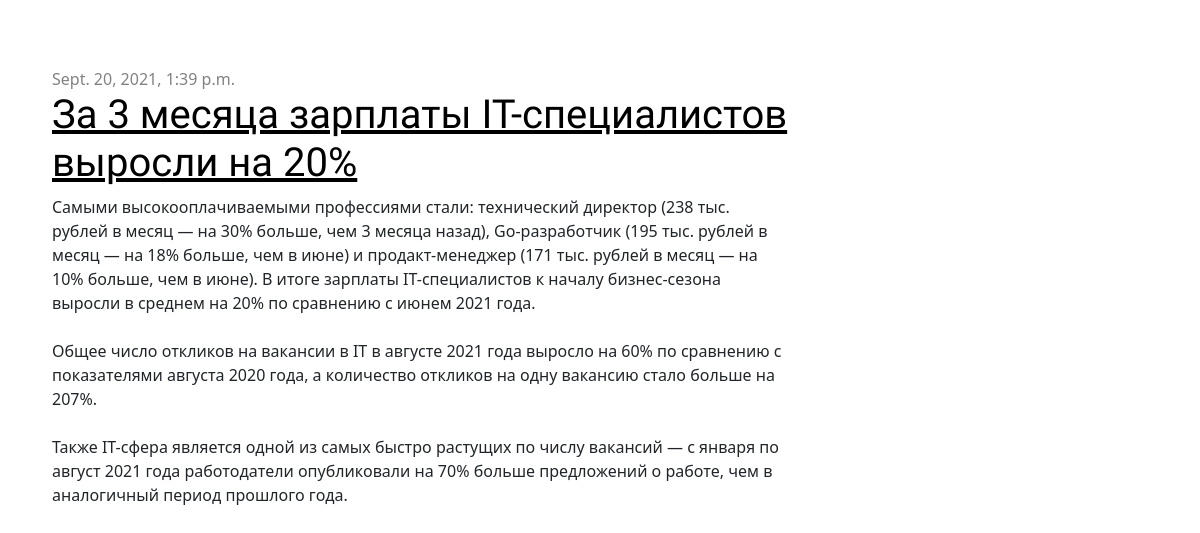
/ (lower part), run on an earlier commit of the app's database.
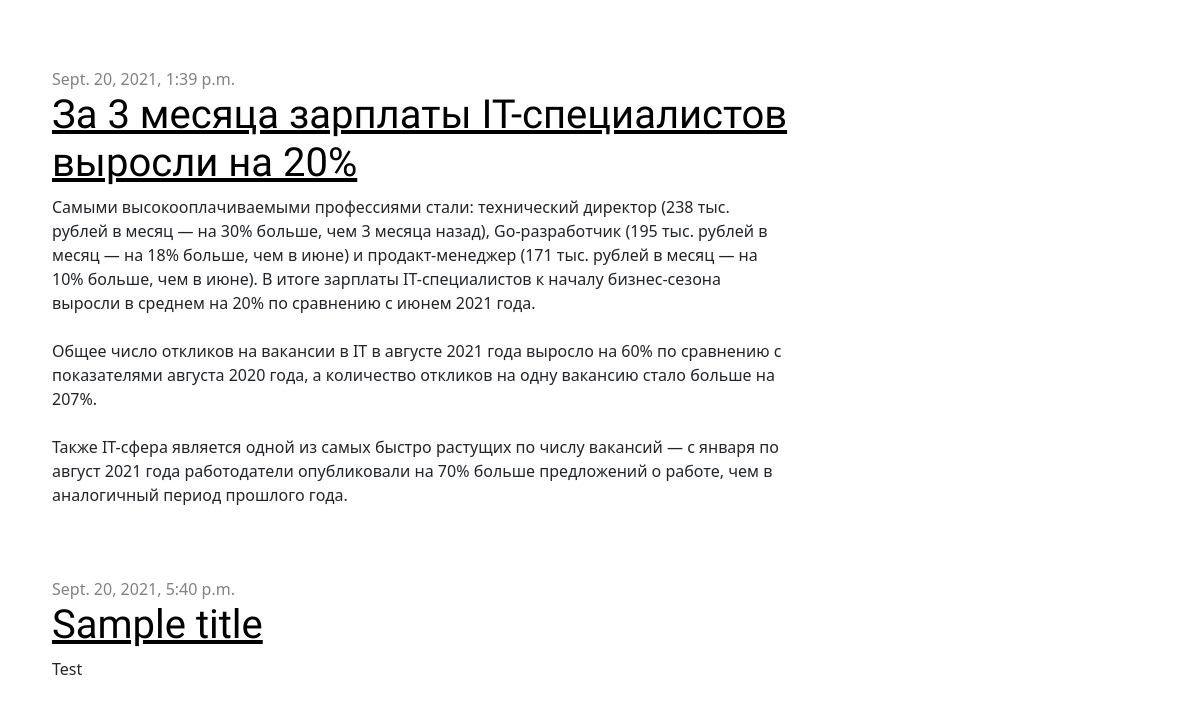
And on a later commit of the database.
### blog/models.py (models this page shows, shortened)
class Post(models.Model):
    author = models.ForeignKey(settings.AUTH_USER_MODEL, on_delete=models.CASCADE)
    title = models.CharField(max_length=200)
    text = models.TextField()
    created_date = models.DateTimeField(default=timezone.now)
    published_date = models.DateTimeField(blank=True, null=True)

### blog/views.py (the view)
# urls.py: path('', views.post_list, name='post_list'),
def post_list(request):
    posts = Post.objects.filter(published_date__lte=timezone.now()).order_by('published_date')
    return render(request, 'blog/post_list.html', {'posts': posts})

### blog/templates/blog/post_list.html
{% extends 'blog/base.html' %}
{% block content %}
    {% for post in posts %}
        <div class="post">
            <div class="date">
                {{ post.published_date }}
            </div>
            <h1><a href="{% url 'post_detail' pk=post.pk %}">{{ post.title }}</a></h1>
            <p>{{ post.text|linebreaksbr }}</p>
        </div>
    {% endfor %}
{% endblock %}

What changed in the data, as far as the page shows it:
added Post: published_date "Sept. 20, 2021, 5:40 p.m.", title "Sample title", text "Test"
